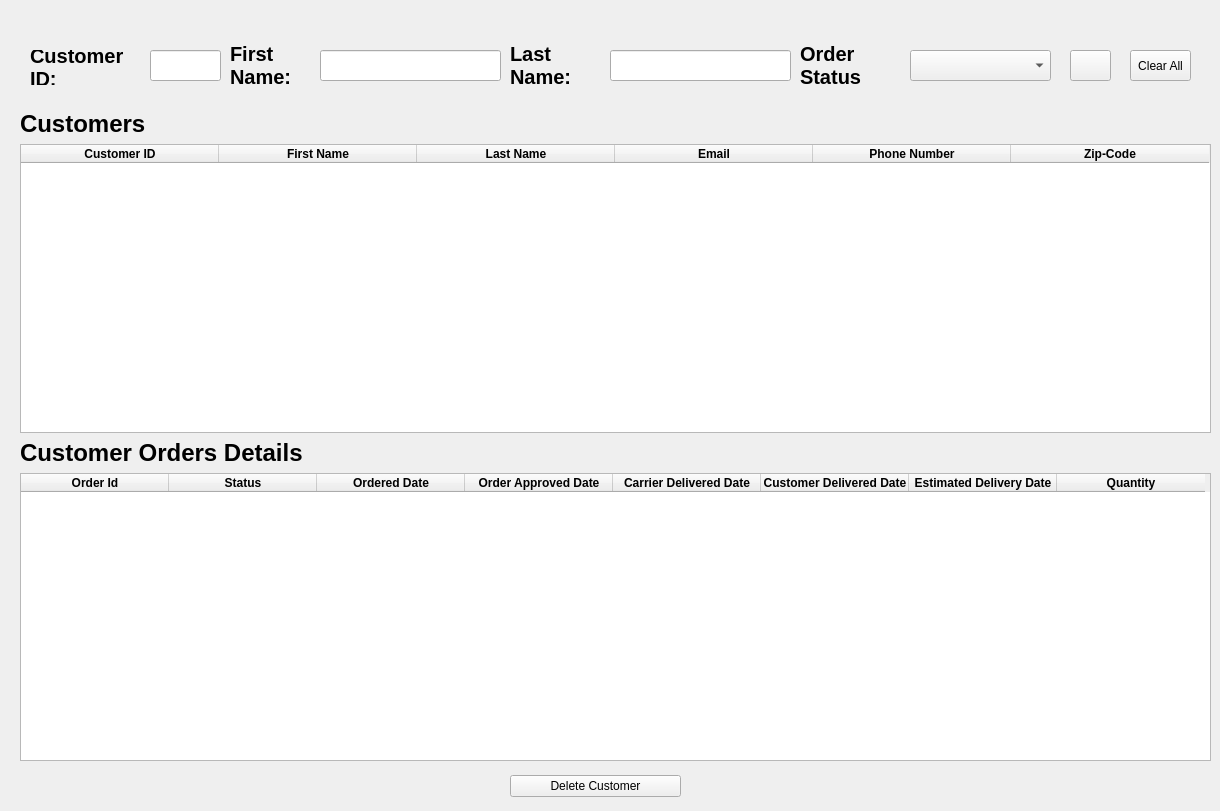
    <widget class="QWidget" name="StPageCustomers_3">
     <widget class="QWidget" name="layoutWidget_50">
      <property name="geometry">
       <rect>
        <x>20</x>
        <y>110</y>
        <width>1191</width>
        <height>651</height>
       </rect>
      </property>
      <layout class="QVBoxLayout" name="verticalLayout_26">
       <item>
        <widget class="QLabel" name="label_48">
         <property name="font">
          <font>
           <pointsize>18</pointsize>
           <weight>75</weight>
           <bold>true</bold>
          </font>
         </property>
         <property name="text">
          <string>Customers</string>
         </property>
        </widget>
       </item>
       <item>
        <widget class="QTableWidget" name="tblCustomers_3">
         <property name="editTriggers">
          <set>QAbstractItemView::NoEditTriggers</set>
         </property>
         <attribute name="horizontalHeaderDefaultSectionSize">
          <number>198</number>
         </attribute>
         <attribute name="horizontalHeaderShowSortIndicator" stdset="0">
          <bool>true</bool>
         </attribute>
         <attribute name="verticalHeaderVisible">
          <bool>false</bool>
         </attribute>
         <column>
          <property name="text">
           <string>Customer ID</string>
          </property>
          <property name="font">
           <font>
            <weight>75</weight>
            <bold>true</bold>
           </font>
          </property>
          <property name="background">
           <color>
            <red>255</red>
            <green>255</green>
            <blue>255</blue>
           </color>
          </property>
         </column>
         <column>
          <property name="text">
           <string>First Name</string>
          </property>
          <property name="font">
           <font>
            <weight>75</weight>
            <bold>true</bold>
           </font>
          </property>
          <property name="background">
           <color>
            <red>255</red>
            <green>255</green>
            <blue>255</blue>
           </color>
          </property>
         </column>
         <column>
          <property name="text">
           <string>Last Name</string>
          </property>
          <property name="font">
           <font>
            <weight>75</weight>
            <bold>true</bold>
           </font>
          </property>
          <property name="background">
           <color>
            <red>255</red>
            <green>255</green>
            <blue>255</blue>
           </color>
          </property>
         </column>
         <column>
          <property name="text">
           <string>Email</string>
          </property>
          <property name="font">
           <font>
            <weight>75</weight>
            <bold>true</bold>
           </font>
          </property>
          <property name="background">
           <color>
            <red>255</red>
            <green>255</green>
            <blue>255</blue>
           </color>
          </property>
         </column>
         <column>
          <property name="text">
           <string>Phone Number</string>
          </property>
          <property name="font">
           <font>
            <weight>75</weight>
            <bold>true</bold>
           </font>
          </property>
          <property name="background">
           <color>
            <red>255</red>
            <green>255</green>
            <blue>255</blue>
           </color>
          </property>
         </column>
         <column>
          <property name="text">
           <string>Zip-Code</string>
          </property>
          <property name="font">
           <font>
            <weight>75</weight>
            <bold>true</bold>
           </font>
          </property>
          <property name="background">
           <color>
            <red>255</red>
            <green>255</green>
            <blue>255</blue>
           </color>
          </property>
         </column>
        </widget>
       </item>
       <item>
        <widget class="QLabel" name="label_51">
         <property name="font">
          <font>
           <pointsize>18</pointsize>
           <weight>75</weight>
           <bold>true</bold>
          </font>
         </property>
         <property name="text">
          <string>Customer Orders Details</string>
         </property>
        </widget>
       </item>
       <item>
        <widget class="QTableWidget" name="tblCustOrders_3">
         <property name="editTriggers">
          <set>QAbstractItemView::NoEditTriggers</set>
         </property>
         <attribute name="horizontalHeaderDefaultSectionSize">
          <number>148</number>
         </attribute>
         <attribute name="horizontalHeaderShowSortIndicator" stdset="0">
          <bool>true</bool>
         </attribute>
         <attribute name="verticalHeaderVisible">
          <bool>false</bool>
         </attribute>
         <column>
          <property name="text">
           <string>Order Id</string>
          </property>
          <property name="font">
           <font>
            <weight>75</weight>
            <bold>true</bold>
           </font>
          </property>
          <property name="background">
           <color>
            <red>255</red>
            <green>255</green>
            <blue>255</blue>
           </color>
          </property>
         </column>
         <column>
          <property name="text">
           <string>Status</string>
          </property>
          <property name="font">
           <font>
            <weight>75</weight>
            <bold>true</bold>
           </font>
          </property>
          <property name="background">
           <color>
            <red>255</red>
            <green>255</green>
            <blue>255</blue>
           </color>
          </property>
         </column>
         <column>
          <property name="text">
           <string>Ordered Date</string>
          </property>
          <property name="font">
           <font>
            <weight>75</weight>
            <bold>true</bold>
           </font>
          </property>
          <property name="background">
           <color>
            <red>255</red>
            <green>255</green>
            <blue>255</blue>
           </color>
          </property>
         </column>
         <column>
          <property name="text">
           <string>Order Approved Date</string>
          </property>
          <property name="font">
           <font>
            <weight>75</weight>
            <bold>true</bold>
           </font>
          </property>
          <property name="background">
           <color>
            <red>255</red>
            <green>255</green>
            <blue>255</blue>
           </color>
          </property>
         </column>
         <column>
          <property name="text">
           <string>Carrier Delivered Date</string>
          </property>
          <property name="font">
           <font>
            <weight>75</weight>
            <bold>true</bold>
           </font>
          </property>
          <property name="background">
           <color>
            <red>255</red>
            <green>255</green>
            <blue>255</blue>
           </color>
          </property>
         </column>
         <column>
          <property name="text">
           <string>Customer Delivered Date</string>
          </property>
          <property name="font">
           <font>
            <weight>75</weight>
            <bold>true</bold>
           </font>
          </property>
          <property name="background">
           <color>
            <red>255</red>
            <green>255</green>
            <blue>255</blue>
           </color>
          </property>
         </column>
         <column>
          <property name="text">
           <string>Estimated Delivery Date</string>
          </property>
          <property name="font">
           <font>
            <weight>75</weight>
            <italic>false</italic>
            <bold>true</bold>
           </font>
          </property>
          <property name="background">
           <color>
            <red>255</red>
            <green>255</green>
            <blue>255</blue>
           </color>
          </property>
         </column>
         <column>
          <property name="text">
           <string>Quantity</string>
          </property>
          <property name="font">
           <font>
            <weight>75</weight>
            <bold>true</bold>
           </font>
          </property>
          <property name="background">
           <color>
            <red>255</red>
            <green>255</green>
            <blue>255</blue>
           </color>
          </property>
         </column>
        </widget>
       </item>
      </layout>
     </widget>
     <widget class="QLineEdit" name="txtSrchCustName_4">
      <property name="geometry">
       <rect>
        <x>610</x>
        <y>50</y>
        <width>181</width>
        <height>31</height>
       </rect>
      </property>
     </widget>
     <widget class="QLabel" name="label_59">
      <property name="geometry">
       <rect>
        <x>230</x>
        <y>40</y>
        <width>91</width>
        <height>51</height>
       </rect>
      </property>
      <property name="font">
       <font>
        <pointsize>15</pointsize>
        <weight>75</weight>
        <bold>true</bold>
       </font>
      </property>
      <property name="text">
       <string>First Name:</string>
      </property>
      <property name="wordWrap">
       <bool>true</bool>
      </property>
     </widget>
     <widget class="QPushButton" name="btnCustSearch_4">
      <property name="geometry">
       <rect>
        <x>1070</x>
        <y>50</y>
        <width>41</width>
        <height>31</height>
       </rect>
      </property>
      <property name="text">
       <string/>
      </property>
      <property name="icon">
       <iconset>
        <normaloff>picture/findglass.png</normaloff>picture/findglass.png</iconset>
      </property>
      <property name="iconSize">
       <size>
        <width>25</width>
        <height>25</height>
       </size>
      </property>
      <property name="checkable">
       <bool>false</bool>
      </property>
      <property name="autoExclusive">
       <bool>true</bool>
      </property>
     </widget>
     <widget class="QLabel" name="label_56">
      <property name="enabled">
       <bool>true</bool>
      </property>
      <property name="geometry">
       <rect>
        <x>30</x>
        <y>50</y>
        <width>111</width>
        <height>35</height>
       </rect>
      </property>
      <property name="font">
       <font>
        <pointsize>15</pointsize>
        <weight>75</weight>
        <bold>true</bold>
       </font>
      </property>
      <property name="text">
       <string>Customer ID:</string>
      </property>
      <property name="wordWrap">
       <bool>true</bool>
      </property>
     </widget>
     <widget class="QLineEdit" name="txtCustId_4">
      <property name="geometry">
       <rect>
        <x>150</x>
        <y>50</y>
        <width>71</width>
        <height>31</height>
       </rect>
      </property>
     </widget>
     <widget class="QLabel" name="label_58">
      <property name="geometry">
       <rect>
        <x>510</x>
        <y>40</y>
        <width>91</width>
        <height>51</height>
       </rect>
      </property>
      <property name="font">
       <font>
        <pointsize>15</pointsize>
        <weight>75</weight>
        <bold>true</bold>
       </font>
      </property>
      <property name="text">
       <string>Last Name:</string>
      </property>
      <property name="wordWrap">
       <bool>true</bool>
      </property>
     </widget>
     <widget class="QLineEdit" name="txtSrchCustName_5">
      <property name="geometry">
       <rect>
        <x>320</x>
        <y>50</y>
        <width>181</width>
        <height>31</height>
       </rect>
      </property>
     </widget>
     <widget class="QWidget" name="layoutWidget_49">
      <property name="geometry">
       <rect>
        <x>510</x>
        <y>770</y>
        <width>171</width>
        <height>32</height>
       </rect>
      </property>
      <layout class="QHBoxLayout" name="horizontalLayout_17">
       <property name="spacing">
        <number>80</number>
       </property>
       <item>
        <widget class="QPushButton" name="BtnDeleteCustomer_3">
         <property name="text">
          <string>Delete Customer</string>
         </property>
        </widget>
       </item>
      </layout>
     </widget>
     <widget class="QLabel" name="label_60">
      <property name="geometry">
       <rect>
        <x>800</x>
        <y>40</y>
        <width>101</width>
        <height>51</height>
       </rect>
      </property>
      <property name="font">
       <font>
        <pointsize>15</pointsize>
        <weight>75</weight>
        <bold>true</bold>
       </font>
      </property>
      <property name="text">
       <string>Order Status</string>
      </property>
      <property name="wordWrap">
       <bool>true</bool>
      </property>
     </widget>
     <widget class="QPushButton" name="btnCustSearch_5">
      <property name="enabled">
       <bool>true</bool>
      </property>
      <property name="geometry">
       <rect>
        <x>1130</x>
        <y>50</y>
        <width>61</width>
        <height>31</height>
       </rect>
      </property>
      <property name="text">
       <string>Clear All</string>
      </property>
      <property name="iconSize">
       <size>
        <width>25</width>
        <height>25</height>
       </size>
      </property>
      <property name="checkable">
       <bool>false</bool>
      </property>
      <property name="autoExclusive">
       <bool>true</bool>
      </property>
      <property name="autoDefault">
       <bool>false</bool>
      </property>
     </widget>
     <widget class="QComboBox" name="ComboBox_status_order">
      <property name="geometry">
       <rect>
        <x>910</x>
        <y>50</y>
        <width>141</width>
        <height>31</height>
       </rect>
      </property>
     </widget>
    </widget>
